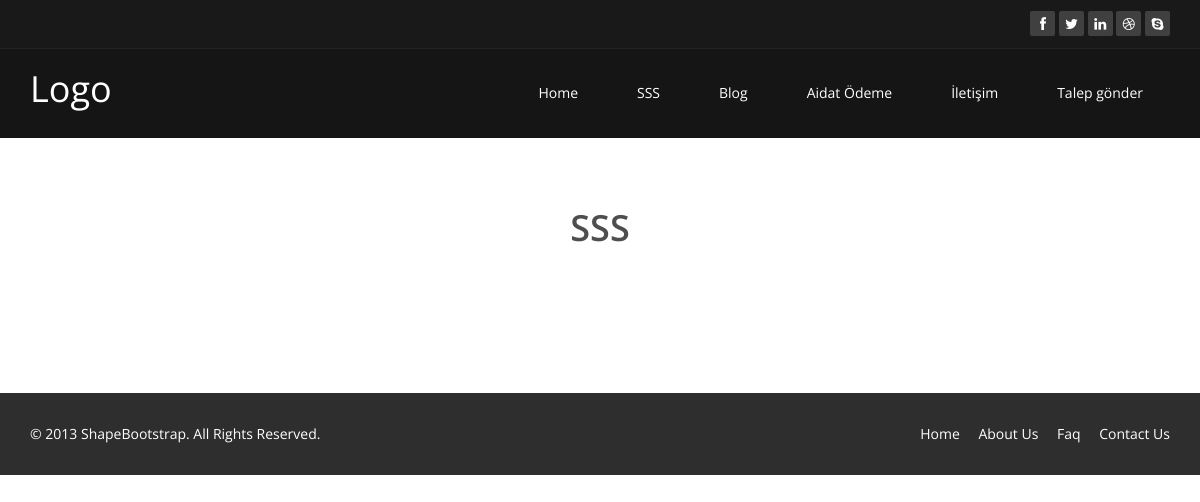
Page /faq/ on the earlier database version.
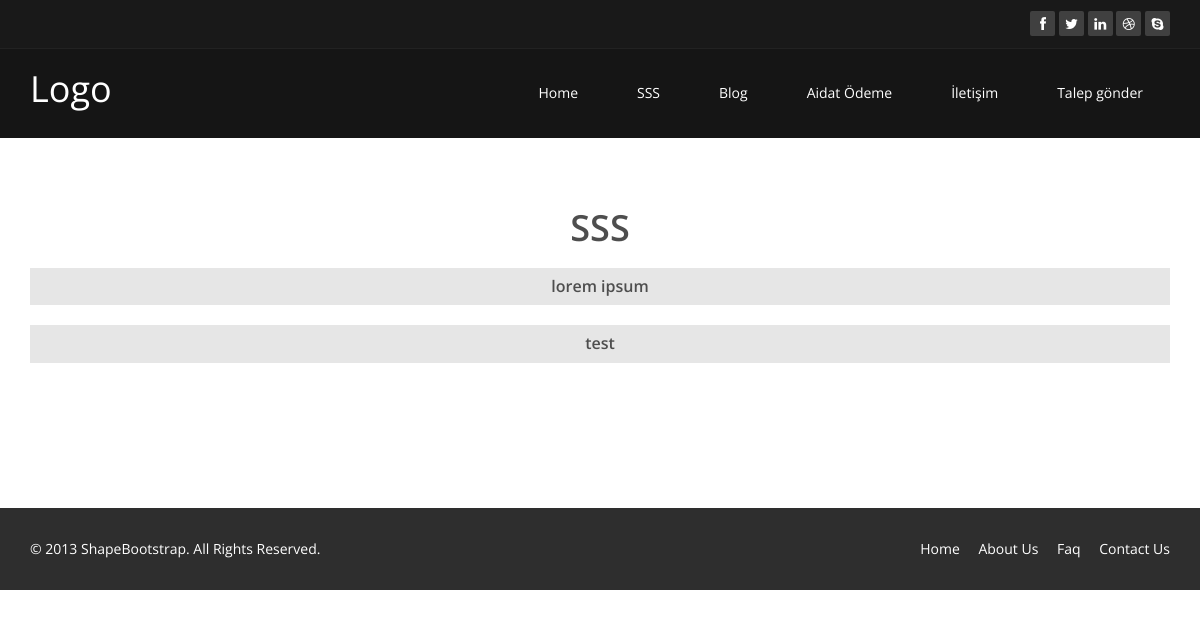
Same page on the later database version.
### core/models.py (models this page shows, shortened)
class Faq(models.Model):
    id = models.UUIDField(primary_key=True,default=uuid.uuid4)
    question = models.TextField()
    answer = models.TextField()
    status = models.BooleanField()
    created_at = models.DateTimeField(default=datetime.now)
    updated_at = models.DateTimeField(default=datetime.now)

### core/views.py (the view)
# urls.py: path('faq/',views.faq, name='faq'),
def faq(request):
    faqs = Faq.objects.all()
    return render(request,'faq.html',{'faqs':faqs})

### templates/faq.html (shortened to what this page needs)
{% load static %}
<!DOCTYPE html>
<html lang="en">
<head>
	<link rel="stylesheet" href="https://maxcdn.bootstrapcdn.com/bootstrap/3.4.1/css/bootstrap.min.css">
	<link href="{% static 'css/bootstrap.min.css' %}" rel="stylesheet">
	<link href="{% static 'css/font-awesome.min.css' %}" rel="stylesheet">
	<link href="{% static 'css/animate.min.css' %}" rel="stylesheet">
	<link href="{% static 'css/prettyPhoto.css' %}" rel="stylesheet">
	<link href="{% static 'css/main.css' %}" rel="stylesheet">
	<link href="{% static 'css/responsive.css' %}" rel="stylesheet">
</head>
<body>
		{% include 'menu.html' %}
		{% block content %}
    <section id="about-us">
        <div class="container">
			<div class="center wow fadeInDown">
				<h2>SSS</h2>
				<div id="faq" role="tablist" aria-multiselectable="false">
					{% for faq in faqs %}
					<div class="panel panel-default">
						<div class="panel-heading" role="tab" id="{{faq.id}}]">
							<h5 class="panel-title">
								<a data-toggle="collapse" data-parent="#faq" href="#{{faq.id}}" aria-expanded="false"
									aria-controls="{{faq.question}}">
									{{faq.question}}
								</a>
							</h5>
						</div>
					</div>
				</div>
				{% endfor %}
			</div>
    </section>
    <footer id="footer" class="midnight-blue">
        <div class="container">
            <div class="row">
                <div class="col-sm-6">
                    &copy; 2013 <a target="_blank" href="http://shapebootstrap.net/" title="Free Twitter Bootstrap WordPress Themes and HTML templates">ShapeBootstrap</a>. All Rights Reserved.
                </div>
                <div class="col-sm-6">
                    <ul class="pull-right">
                        <li><a href="#">Home</a></li>
                        <li><a href="#">About Us</a></li>
                        <li><a href="#">Faq</a></li>
                        <li><a href="#">Contact Us</a></li>
                    </ul>
                </div>
            </div>
        </div>
    </footer>
</body>
</html>
{% endblock %}

Differences in the rows shown:
added Faq: question "lorem ipsum"
added Faq: question "test"
